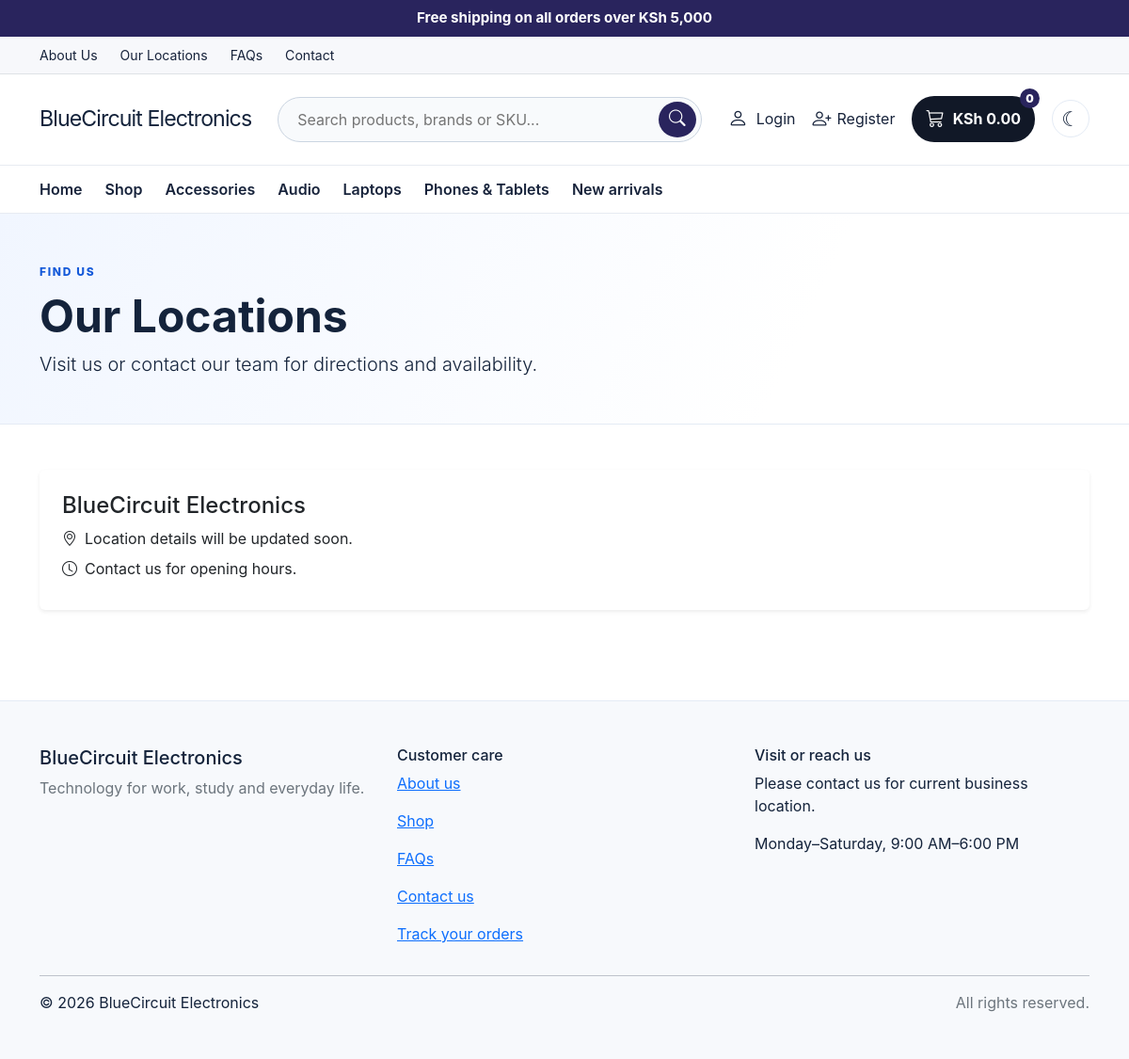
The app's page /locations.php with its own data.
### tables this page shows
CREATE TABLE settings (
  id BIGINT UNSIGNED AUTO_INCREMENT PRIMARY KEY,
  setting_key VARCHAR(120) NOT NULL UNIQUE,
  setting_value TEXT NULL,
  updated_at TIMESTAMP NOT NULL DEFAULT CURRENT_TIMESTAMP ON UPDATE CURRENT_TIMESTAMP
);

CREATE TABLE categories (
  id BIGINT UNSIGNED AUTO_INCREMENT PRIMARY KEY,
  parent_id BIGINT UNSIGNED NULL,
  name VARCHAR(120) NOT NULL,
  slug VARCHAR(140) NOT NULL UNIQUE,
  description TEXT NULL,
  image_path VARCHAR(500) NULL,
  is_active TINYINT(1) NOT NULL DEFAULT 1,
  show_on_home TINYINT(1) NOT NULL DEFAULT 0,
  created_at TIMESTAMP NOT NULL DEFAULT CURRENT_TIMESTAMP,
  CONSTRAINT fk_categories_parent FOREIGN KEY (parent_id) REFERENCES categories(id) ON DELETE SET NULL,
  INDEX idx_categories_active (is_active),
  INDEX idx_categories_home_active (is_active, show_on_home)
);

### includes/store.php (called while the page is built, shortened)
<?php
require_once __DIR__ . '/../config/database.php';
require_once __DIR__ . '/functions.php';
function customer_user(): ?array {
    global $pdo;
    if (empty($_SESSION['user_id'])) return null;
    $s=$pdo->prepare("SELECT id,full_name,email,phone,profile_image,role,status FROM users WHERE id=? LIMIT 1"); $s->execute([(int)$_SESSION['user_id']]); $u=$s->fetch();
    return $u;
}
function cart_contents(): array {
 global $pdo; $cart=$_SESSION['cart']??[]; if(!is_array($cart))$cart=[]; $ids=array_values(array_unique(array_filter(array_map('intval',array_keys($cart)),fn($v)=>$v>0)));
 if(!$ids)return ['items'=>[],'count'=>0,'subtotal'=>0.0];
 $items=[];$count=0;$subtotal=0.0;
 return ['items'=>$items,'count'=>$count,'subtotal'=>$subtotal];
}
function setting(string $key,string $fallback=''): string { global $pdo; $s=$pdo->prepare('SELECT setting_value FROM settings WHERE setting_key=? LIMIT 1');$s->execute([$key]);$v=$s->fetchColumn();return $v===false?$fallback:(string)$v; }

### includes/functions.php (called while the page is built, shortened)
<?php
function e(?string $value): string
{
    return htmlspecialchars($value ?? '', ENT_QUOTES | ENT_SUBSTITUTE, 'UTF-8');
}
function money(float|int|string $amount): string
{
    return 'KSh ' . number_format((float) $amount, 2);
}

### locations.php (the view)
<?php require_once __DIR__.'/includes/store.php';$pageTitle='Our Locations';require __DIR__.'/includes/header.php';?><section class="page-banner"><div class="container py-5"><span class="eyebrow">FIND US</span><h1 class="display-5 fw-bold mt-2">Our Locations</h1><p class="lead mb-0">Visit us or contact our team for directions and availability.</p></div></section><section class="container py-5"><div class="card border-0 shadow-sm p-4"><h2 class="h4"><?=e(setting('store_name','BlueCircuit Electronics'))?></h2><p class="mb-2"><i class="bi bi-geo-alt me-2"></i><?=nl2br(e(setting('business_location','Location details will be updated soon.')))?></p><p class="mb-2"><i class="bi bi-clock me-2"></i><?=e(setting('working_hours','Contact us for opening hours.'))?></p><?php if(setting('location_map_url','')):?><a class="btn btn-outline-primary align-self-start mt-2" href="<?=e(setting('location_map_url',''))?>" target="_blank" rel="noopener">Get directions</a><?php endif;?></div></section><?php require __DIR__.'/includes/footer.php';?>

### includes/header.php (shortened to what this page needs)
<?php
require_once __DIR__.'/store.php';
$storeName=setting('store_name','BlueCircuit Electronics'); $logo=setting('store_logo','');
$loggedUser=customer_user(); $cart=cart_contents();
$searchQ=trim((string)($_GET['q']??'')); $navCategories=[];try{$navCategories=$pdo->query('SELECT id,name FROM categories WHERE is_active=1 ORDER BY name LIMIT 8')->fetchAll();}catch(Throwable $e){}
?><!doctype html><html lang="en"><head><link href="https://cdn.jsdelivr.net/npm/bootstrap@5.3.3/dist/css/bootstrap.min.css" rel="stylesheet"><link href="https://cdn.jsdelivr.net/npm/bootstrap-icons@1.11.3/font/bootstrap-icons.min.css" rel="stylesheet"><link href="assets/css/style.css?v=4.1" rel="stylesheet"></head><body>
<div class="store-promo text-center py-2"><?=e(setting('announcement_bar','Free shipping on all orders over KSh 5,000'))?></div>
<div class="top-links border-bottom"><div class="container d-flex justify-content-between align-items-center"><div class="d-flex gap-4"><a href="about.php">About Us</a><a href="locations.php">Our Locations</a><a href="faq.php">FAQs</a><a href="contact.php">Contact</a></div></div></div>
<header class="store-header"><div class="container header-main"><a class="store-logo" href="index.php"><?php if($logo):?><img src="<?=e($logo)?>" alt="<?=e($storeName)?>"><?php else:?><span class="brand-mark"><?=e($storeName)?></span><?php endif;?></a><form class="header-search" method="get" action="shop.php"><input type="search" name="q" value="<?=e($searchQ)?>" placeholder="Search products, brands or SKU..." aria-label="Search products"><button aria-label="Search"><i class="bi bi-search"></i></button></form><div class="header-actions"><a class="account-link" href="<?=$loggedUser?'profile.php':'login.php'?>"><?php if($loggedUser&&!empty($loggedUser['profile_image'])):?><img class="header-avatar" src="<?=e($loggedUser['profile_image'])?>" alt="Profile"><?php else:?><i class="bi bi-person"></i><?php endif;?><span><?=$loggedUser?e(explode(' ',$loggedUser['full_name'])[0]):'Login'?></span></a><?php if(!$loggedUser):?><a class="register-link" href="register.php" title="Register" aria-label="Register"><i class="bi bi-person-plus"></i><span>Register</span></a><?php endif;?><a class="cart-link" href="cart.php"><i class="bi bi-cart3"></i><span><?=money($cart['subtotal'])?></span><b><?=$cart['count']?></b></a><button class="theme-toggle" data-theme-toggle type="button" aria-label="Theme" title="Theme"><span aria-hidden="true">☾</span></button></div></div>
<nav class="category-nav"><div class="container d-flex align-items-center gap-4"><a href="index.php">Home</a><a href="shop.php">Shop</a><?php foreach($navCategories as $navCat):?><a href="shop.php?category=<?=(int)$navCat['id']?>"><?=e($navCat['name'])?></a><?php endforeach;?><a href="shop.php?sort=newest">New arrivals</a></div></nav></header><main>

### includes/footer.php (shortened to what this page needs)
<?php require_once __DIR__.'/store.php'; $storeName=setting('store_name','BlueCircuit Electronics'); $whatsapp=preg_replace('/\D+/','',setting('whatsapp_number','')); $location=setting('business_location',''); $hours=setting('working_hours','Monday–Saturday, 9:00 AM–6:00 PM'); $facebook=setting('facebook_url','');$instagram=setting('instagram_url','');$tiktok=setting('tiktok_url',''); ?>
</main><footer class="site-footer mt-5 py-5"><div class="container"><div class="row g-4"><div class="col-md-4"><h5><?=e($storeName)?></h5><p class="text-secondary">Technology for work, study and everyday life.</p></div><div class="col-md-4"><h6>Customer care</h6><p><a href="about.php">About us</a></p><p><a href="shop.php">Shop</a></p><p><a href="faq.php">FAQs</a></p><p><a href="contact.php">Contact us</a></p><p><a href="profile.php">Track your orders</a></p></div><div class="col-md-4"><h6>Visit or reach us</h6><p><?=e($location?:'Please contact us for current business location.')?></p><p><?=e($hours)?></p></div></div><hr><div class="d-flex justify-content-between flex-wrap gap-2"><span>&copy; <?=date('Y')?> <?=e($storeName)?></span><span class="text-secondary">All rights reserved.</span></div></div></footer></body></html>

### assets/css/style.css (style rules this page uses)
:root { --blue: #1459d9; --blue-dark: #103b86; --ink: #14233b; --muted: #66758b; --pale: #f2f7ff; --line: #e4ebf5; }
body { color: var(--ink); background: #fff; font-family: Inter, system-ui, -apple-system, "Segoe UI", sans-serif; }
.brand-mark { color: var(--ink); letter-spacing: -.04em; font-size: 1.45rem; }
.eyebrow { color: var(--blue); font-size: .75rem; letter-spacing: .14em; font-weight: 800; }
.site-footer { background: #f7f9fc; border-top: 1px solid var(--line); }
.page-banner { background: linear-gradient(115deg, #f1f6ff, #fff 70%); border-bottom: 1px solid var(--line); }
:root { color-scheme: light; --page-bg:#ffffff; --surface:#ffffff; --surface-soft:#f7f9fc; --body-text:#14233b; --border-color:#e4ebf5; --body-muted:#66758b; }
body { color:var(--body-text); background:var(--page-bg); transition:background-color .2s ease,color .2s ease; }
.theme-toggle { white-space:nowrap; }
.theme-toggle { display: inline-grid; place-items: center; width: 40px; height: 40px; flex: 0 0 40px; padding: 0; border: 1px solid var(--border-color, #dce3ed); border-radius: 50%; background: transparent; color: inherit; font-size: 1.35rem; line-height: 1; cursor: pointer; transition: background-color .18s ease, color .18s ease, border-color .18s ease, transform .18s ease; }
.store-promo { background:#29245d;color:#fff;font-weight:700;font-size:.95rem }
.top-links { background:#f7f8fb;font-size:.88rem;padding:.55rem 0 }
.top-links a,.category-nav a { color:#17233b;text-decoration:none }
.store-header { background:#fff }
.header-main { min-height:96px;display:flex;align-items:center;gap:28px }
.store-logo { display:flex;align-items:center;min-width:150px;text-decoration:none }
.header-search { height:48px;display:flex;flex:1;border:1px solid #cbd5e1;border-radius:30px;padding:4px 5px 4px 18px;background:#f8fafc }
.header-search input { border:0;outline:0;background:transparent;flex:1;min-width:0;color:#14233b }
.header-search button { border:0;border-radius:50%;width:40px;background:#29245d;color:#fff;font-size:1.1rem }
.header-actions { display:flex;align-items:center;gap:18px }
.account-link,.cart-link { display:flex;align-items:center;gap:9px;color:#17233b;text-decoration:none;white-space:nowrap }
.account-link i { font-size:1.3rem }
.cart-link { position:relative;background:#111827;color:#fff;border-radius:24px;padding:10px 15px;font-weight:700 }
.cart-link i { font-size:1.2rem }
.cart-link b { position:absolute;right:-5px;top:-8px;border-radius:50%;background:#29245d;color:#fff;width:21px;height:21px;text-align:center;font-size:.75rem;line-height:21px }
.category-nav { border-top:1px solid #e7ebf1;border-bottom:1px solid #e7ebf1;padding:13px 0;overflow:auto;white-space:nowrap;font-weight:600 }
.register-link { display:flex;align-items:center;gap:6px;text-decoration:none;color:#17233b;white-space:nowrap }
.register-link i { font-size:1.25rem }

### records on screen
settings: setting_value "BlueCircuit Electronics"
categories: name "Accessories"
categories: name "Audio"
categories: name "Laptops"
categories: name "Phones & Tablets"

### other values on screen
money($cart['subtotal']) "KSh 0.00"
$cart['count'] "0"
setting('business_location','Location details will be updated soon.') "Location details will be updated soon."
setting('working_hours','Contact us for opening hours.') "Contact us for opening hours."
$location?:'Please contact us for current business location.' "Please contact us for current business location."
$hours "Monday–Saturday, 9:00 AM–6:00 PM"
